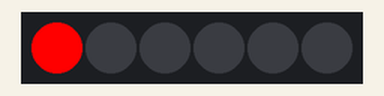
Recording of a sketch running on a simulated Arduino Uno, built with avr-gcc and run on an emulated ATmega328P. Parts: 6 RGB LEDs in strip order, left to right.

Above: at 0.2 s.
At 4.6 s:
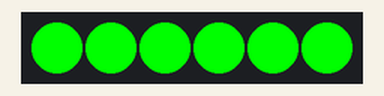
At 9.41 s:
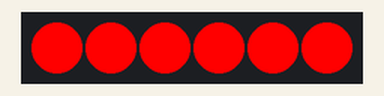
At 19.82 s:
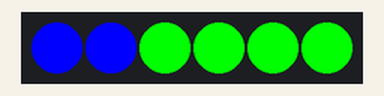
At 29.43 s:
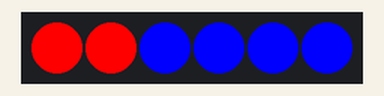
At 39.44 s:
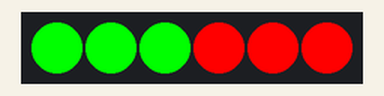
Timing chart, 0 to 40.0 s (numbered marks = the images above):
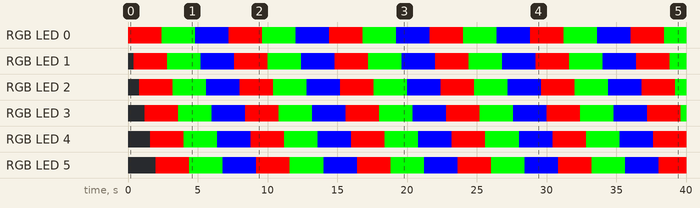

The sketch:

test_ledstrip.ino
```cpp
#include <Adafruit_NeoPixel.h>

#define LED_PIN     2
#define LED_COUNT   6

Adafruit_NeoPixel strip(LED_COUNT, LED_PIN, NEO_GRB + NEO_KHZ800);

void setup()
{
  strip.begin();
  strip.show();
}

void loop()
{
  colorWipe(strip.Color(255, 0, 0), 400);
  colorWipe(strip.Color(0, 255, 0), 400);
  colorWipe(strip.Color(0, 0, 255), 400);
}

void colorWipe(uint32_t color, int wait)
{
  for (int i = 0; i < strip.numPixels(); i++)
  {
    strip.setPixelColor(i, color);
    strip.show();
    delay(wait);
  }
}
```

Measured:
- by itself, RGB LED 0–5: repeats every 7.2 s: RGB(0, 255, 0) 2.4 s, RGB(0, 0, 255) 2.4 s, RGB(255, 0, 0) 2.4 s
- what the display in image 1 shows lasts 0.4 s, from 4.4 s to 4.8 s
